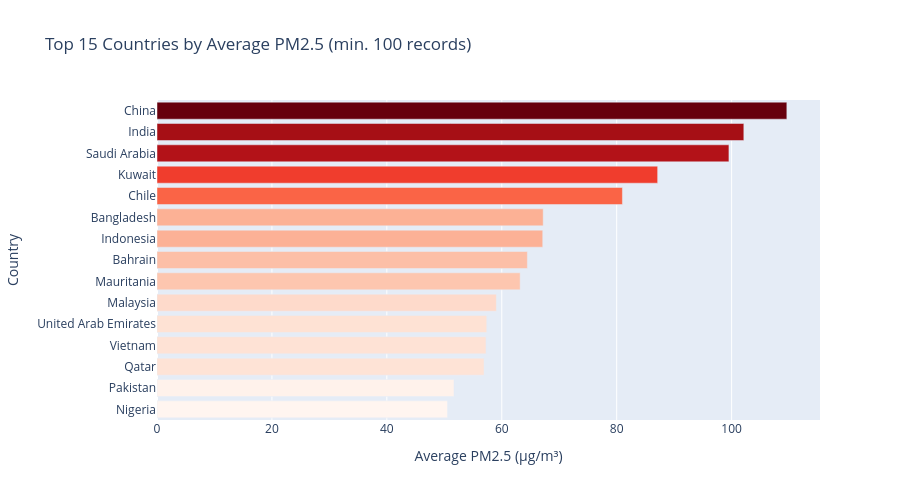

Notebook code cell kept with this figure:
### Markdown cell above
1. The "Right-Triangular" or Bound Distribution

The most immediate structural insight is the geometric shape of the scatter plot. The data forms a rough right-triangle or localized dome:

* **The Cold Ceiling:** At colder temperatures (below 10°C), data points are sparse and generally capped at lower wind speeds, except for a few prominent mid-to-high wind anomalies around 0°C to 10°C.
* **The Warm Funnel:** As temperatures increase between 15°C and 30°C, the variance in wind speed expands significantly, showing a dense column of points ranging from 0 mph up to a peak of nearly 37 mph.
* **The Scorching Drop-off:** Beyond 35°C, the data sharply drops off. At extreme high temperatures (35°C to 50°C), there are virtually no high-wind records; the points are highly concentrated at the very bottom, close to 0–5 mph.

2. Humidity Clusters and Temperature Interdependence

The color gradient (ranging from dark purple for low humidity to bright yellow/green for 100% humidity) reveals strong meteorological banding:

* **High-Humidity/Cold-to-Warm Cluster:** Bright yellow and light green bubbles dominate the 0°C to 25°C temperature range across all wind speeds. This suggests that in this dataset, cooler to mild days are overwhelmingly humid.
* **Low-Humidity/Hot Zone:** Looking at the bottom right corner (temperatures between 30°C and 40°C), there is a distinct cluster of teal, dark blue, and faint purple markers. This clearly indicates that **the hottest days in this dataset are structurally dry (low humidity)**.

3. Wind Speed vs. Humidity Dynamics

If you look at the size and distribution of the bubbles vertically:

* **High-Wind Moisture:** The larger, prominent bubbles at the higher wind brackets (15 mph to 30 mph) are consistently yellow and light green (high humidity).
* **Still-Air Desiccation:** The few genuinely low-humidity points (darker blue/teal) are strictly confined to lower wind speeds (under 15 mph). You do not see high-wind, low-humidity environments in this dataset.

### Meteorological Phase Space Analysis

> "The cross-distribution of wind speed and ambient temperature exhibits a bounded, non-linear relationship. Rather than a uniform or linear trend, the data points form a distinct clustered envelope that peaks between 20°C and 30°C, where wind speeds span their entire 0 to 37 mph variance. Crucially, extreme thermal environments constrain wind behavior; at temperatures exceeding 35°C, high-wind events are completely absent, giving way to a stagnant, low-velocity profile hovering under 10 mph."

### Microclimate and Humidity Interaction

> "Integrating relative humidity into the multi-variable analysis reveals a stark atmospheric division. A robust, high-humidity regime (indicated by yellow and light-green color values near 80% to 100%) dominates the lower and mid-tier temperature spectrum from -10°C up to 25°C. Conversely, a distinct low-humidity transition occurs as temperatures eclipse the 30°C threshold. In this high-heat zone, the atmospheric profile shifts entirely toward lower moisture levels (teal and blue gradients), showing that extreme heat in this dataset is highly coupled with dry, low-wind conditions."

## 📊 Summary of Feature Extremes

| Quadrant / Zone | Temperature Range | Wind Speed Profile | Humidity Profile | Meteorological Interpretation |
| --- | --- | --- | --- | --- |
| **Left / Moderate Cold** | -10°C to 10°C | Low to Moderate | Very High (~90-100%) | Chilly, damp, or overcast conditions. |
| **Center / Peak Variance** | 15°C to 30°C | Full Range (0–37 mph) | Moderate to High | Highly dynamic weather; storm/gust windows. |
| **Bottom Right / High Heat** | 30°C to 45°C | Strictly Low (<15 mph) | Low (~20-50%) | Hot, dry, and stagnant air masses. |

### Code cell
# Filter out countries with very few records for reliable analysis
min_records = 100
reliable_countries = (
    weather_data_cleaned.groupby('country')
    .filter(lambda x: len(x) >= min_records)
)

# Re-plot with reliable countries only
top_aq_countries = (
    reliable_countries.groupby('country')['air_quality_PM2.5']
    .mean()
    .sort_values(ascending=False)
    .head(15)
    .reset_index()
)

fig = px.bar(
    top_aq_countries,
    x='air_quality_PM2.5',
    y='country',
    orientation='h',
    color='air_quality_PM2.5',
    color_continuous_scale='Reds',
    title='Top 15 Countries by Average PM2.5 (min. 100 records)',
    labels={
        'air_quality_PM2.5': 'Average PM2.5 (µg/m³)',
        'country': 'Country'
    }
)

fig.update_layout(
    height=500,
    yaxis={'categoryorder': 'total ascending'},
    coloraxis_showscale=False
)

fig.show()

### Figure 1 — Plotly figure (JSON) as saved in the notebook; plotly's stock layout.template omitted (floating-point values rounded to 4 significant figures)
{"data": [{"alignmentgroup": "True", "hovertemplate": "Average PM2.5 (µg/m³)=%{marker.color}<br>Country=%{y}<extra></extra>", "legendgroup": "", "marker": {"color": [109.6, 102.1, 99.53, 87.13, 81.0, 67.21, 67.13, 64.46, 63.2, 59.07, 57.39, 57.25, 56.92, 51.69, 50.56], "coloraxis": "coloraxis", "pattern": {"shape": ""}}, "name": "", "offsetgroup": "", "orientation": "h", "showlegend": false, "textposition": "auto", "type": "bar", "x": [109.6, 102.1, 99.53, 87.13, 81.0, 67.21, 67.13, 64.46, 63.2, 59.07, 57.39, 57.25, 56.92, 51.69, 50.56], "xaxis": "x", "y": ["China", "India", "Saudi Arabia", "Kuwait", "Chile", "Bangladesh", "Indonesia", "Bahrain", "Mauritania", "Malaysia", "United Arab Emirates", "Vietnam", "Qatar", "Pakistan", "Nigeria"], "yaxis": "y"}], "layout": {"barmode": "relative", "coloraxis": {"colorbar": {"title": {"text": "Average PM2.5 (µg/m³)"}}, "colorscale": [[0, "rgb(255,245,240)"], [0.125, "rgb(254,224,210)"], [0.25, "rgb(252,187,161)"], [0.375, "rgb(252,146,114)"], [0.5, "rgb(251,106,74)"], [0.625, "rgb(239,59,44)"], [0.75, "rgb(203,24,29)"], [0.875, "rgb(165,15,21)"], [1, "rgb(103,0,13)"]], "showscale": false}, "height": 500, "legend": {"tracegroupgap": 0}, "title": {"text": "Top 15 Countries by Average PM2.5 (min. 100 records)"}, "xaxis": {"anchor": "y", "domain": [0, 1], "title": {"text": "Average PM2.5 (µg/m³)"}}, "yaxis": {"anchor": "x", "categoryorder": "total ascending", "domain": [0, 1], "title": {"text": "Country"}}}}
